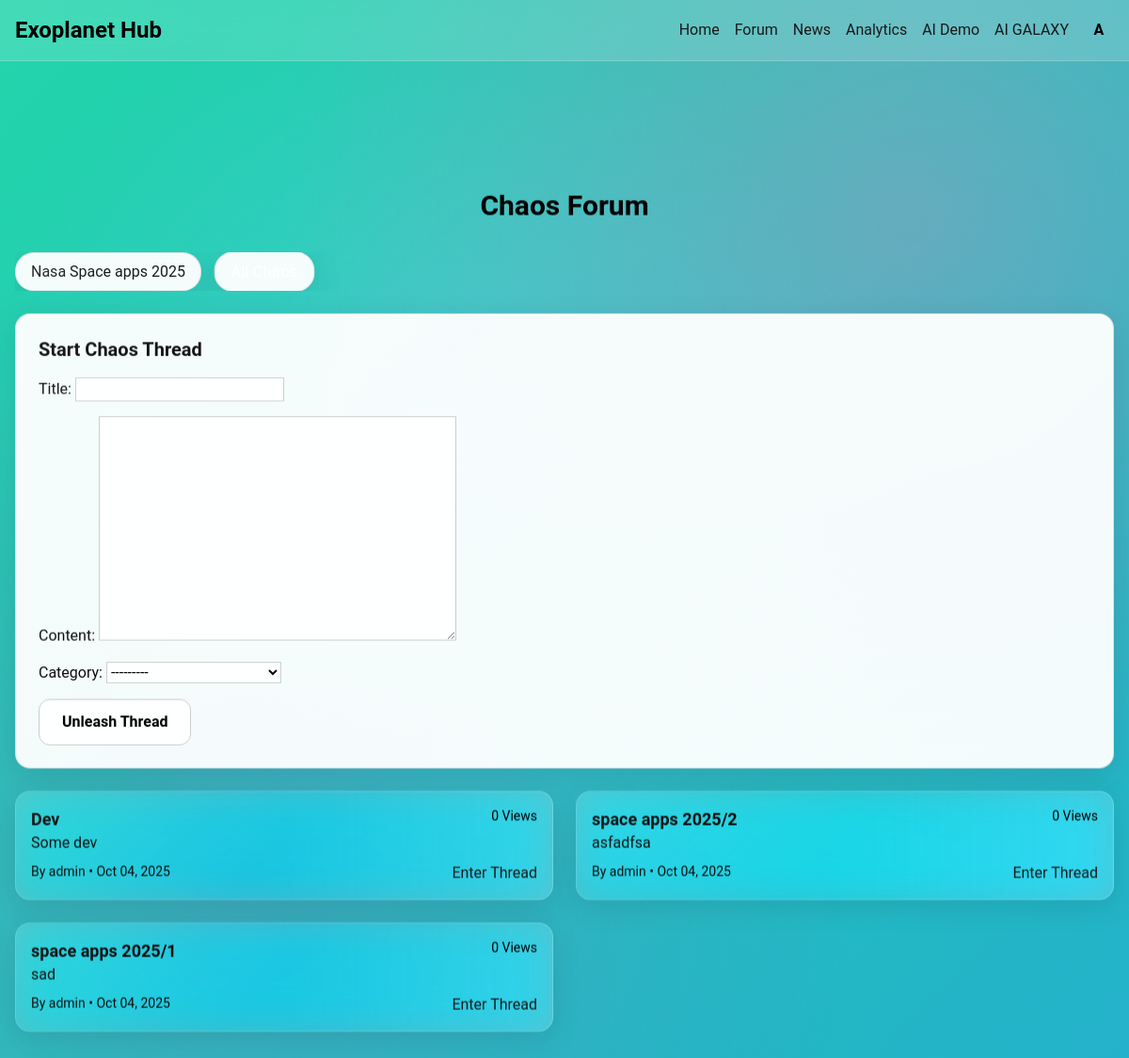
/forum/ (signed in), run on the app's committed database.
### main_app/models.py (models this page shows, shortened)
class CustomUser(AbstractUser):
    email = models.EmailField(unique=True)
    bio = models.TextField(blank=True)
    stats = models.JSONField(default=dict, blank=True)
    profile_photo = models.ImageField(upload_to='profiles/', blank=True)

class ForumCategory(models.Model):
    name = models.CharField(max_length=100)
    def __str__(self): return self.name

class ForumThread(models.Model):
    title = models.CharField(max_length=200)
    content = models.TextField()
    category = models.ForeignKey(ForumCategory, on_delete=models.CASCADE)
    created_by = models.ForeignKey(CustomUser, on_delete=models.CASCADE)
    created_at = models.DateTimeField(auto_now_add=True)
    views = models.IntegerField(default=0)

### main_app/views.py (the view)
# urls.py: path('forum/', views.forum_main, name='forum_main'),
@login_required
def forum_main(request):
    categories = ForumCategory.objects.all()
    threads = ForumThread.objects.all().order_by('-created_at')
    category_filter = request.GET.get('category', '')
    if category_filter:
        threads = threads.filter(category__name=category_filter)
    if request.method == 'POST':
        form = ForumThreadForm(request.POST)
        if form.is_valid():
            thread = form.save(commit=False)
            thread.created_by = request.user
            thread.save()
            return redirect('forum_main')
    else:
        form = ForumThreadForm()
    context = {'categories': categories, 'threads': threads, 'form': form}
    return render(request, 'hackathon/forum.html', context)

### main_app/forms.py
class ForumThreadForm(forms.ModelForm):
    class Meta:
        model = ForumThread
        fields = ['title', 'content', 'category']

### templates/hackathon/forum.html (shortened to what this page needs)
{% extends 'hackathon/base.html' %}
{% load static %}
{% block content %}
<section class="py-16 px-4 chaos-section bg-gradient-chaos">
    <h2 class="text-3xl font-bold text-center mb-8 chaos-text">Chaos Forum</h2>
    <div class="max-w-7xl mx-auto">
        <div class="flex space-x-4 mb-6 overflow-x-auto">
            {% for category in categories %}
            <a href="?category={{ category.name }}" class="category-filter glass-panel p-2 {% if request.GET.category == category.name %}active{% endif %}">{{ category.name }}</a>
            {% endfor %}
            <a href="{% url 'forum_main' %}" class="category-filter glass-panel p-2 {% if not request.GET.category %}active{% endif %}">All Chaos</a>
        </div>
        {% if user.is_authenticated %}
        <div class="glass-panel chaos-panel p-6 mb-6">
            <h3 class="text-xl font-bold mb-4 chaos-text">Start Chaos Thread</h3>
            <form method="post" class="space-y-4">
                {{ form.as_p }}
                <button type="submit" class="chaos-button">Unleash Thread</button>
            </form>
        </div>
        {% else %}
        <p class="text-center chaos-text mb-6">Login to unleash chaos: <a href="{% url 'login_page' %}" class="chaos-link">Enter</a></p>
        {% endif %}
        <div class="chaos-threads grid grid-cols-1 md:grid-cols-2 gap-6">
            {% for thread in threads %}
            <div class="thread-item glass-card chaos-card p-4 skeleton">
                <div class="flex justify-between">
                    <h3 class="text-lg font-bold chaos-text">{{ thread.title }}</h3>
                    <span class="text-sm chaos-text">{{ thread.views }} Views</span>
                </div>
                <p class="line-clamp-2">{{ thread.content|truncatewords:20 }}</p>
                <div class="flex justify-between mt-2">
                    <p class="text-sm chaos-text">By {{ thread.created_by.username }} • {{ thread.created_at|date:"M d, Y" }}</p>
                    <a href="{% url 'forum_thread' thread.id %}" class="chaos-link">Enter Thread</a>
                </div>
            </div>
            {% empty %}
            <p class="text-center chaos-text">No threads yet. Unleash the first!</p>
            {% endfor %}
        </div>
    </div>
</section>
{% endblock %}

### templates/hackathon/base.html (shortened to what this page needs)
{% load static %}
<!DOCTYPE html>
<html lang="en">
<head>
    <link rel="stylesheet" href="https://cdn.jsdelivr.net/npm/tailwindcss@2.2.19/dist/tailwind.min.css">
    <link rel="stylesheet" href="{% static 'hackathon/style.css' %}">
</head>
<body class="bg-gradient-chaos chaos-bg">
    <nav class="navbar fixed top-0 w-full z-50">
        <div class="nav-container max-w-7xl mx-auto px-4 py-4 flex justify-between items-center">
            <a href="{% url 'home' %}" class="text-2xl font-bold chaos-text">Exoplanet Hub</a>
            <div class="flex items-center space-x-4">
                <a href="{% url 'home' %}" class="nav-link chaos-link">Home</a>
                <a href="{% url 'forum_main' %}" class="nav-link chaos-link">Forum</a>
                <a href="{% url 'news_list' %}" class="nav-link chaos-link">News</a>
                <a href="{% url 'nasa_analytics' %}" class="nav-link chaos-link">Analytics</a>
                <a href="{% url 'exoplanet_predictor' %}" class="nav-link chaos-link">AI Demo</a>
                <a href="{% url 'galaxy' %}" class="nav-link chaos-link">AI GALAXY</a>
                {% if user.is_authenticated %}
                <div class="user-indicator relative" tabindex="0">
                    <div class="w-8 h-8 rounded-full bg-gradient-chaos flex items-center justify-center text-white font-bold cursor-pointer">
                        {{ user.username.0|upper }}
                    </div>
                </div>
                {% else %}
                <a href="{% url 'login_page' %}" class="nav-link chaos-link">Login</a>
                <a href="{% url 'register_page' %}" class="nav-link chaos-link">Register</a>
                {% endif %}
            </div>
        </div>
    </nav>
    <main class="pt-20">
        {% block content %}{% endblock %}
    </main>
</body>
</html>

### static/hackathon/style.css (style rules this page uses)
:root { --glass-blur: 20px; --glass-bg: rgba(255, 255, 255, 0.1); --glass-border: 1px solid rgba(255, 255, 255, 0.2); --glass-shadow: 0 8px 32px rgba(0, 0, 0, 0.1); --chaos-primary: linear-gradient(135deg, #667eea 0%, #764ba2 100%); --chaos-secondary: linear-gradient(135deg, #f093fb 0%, #f5576c 100%); --chaos-text: #1a1a1a; --chaos-bg: #f0f0f0; --transition-smooth: all 0.3s cubic-bezier(0.25, 0.46, 0.45, 0.94); --float-duration: 6s; }
.glass-panel, .chaos-panel, .chaos-section { opacity: 1 !important; visibility: visible !important; }
.chaos-text, p, h1, h2, h3, h4, h5, h6, span, div { color: #000000 !important; opacity: 1 !important; }
input, textarea, select, button { background: rgba(255, 255, 255, 0.9) !important; border: 1px solid #ccc !important; color: #000000 !important; }
.glass-panel { background: rgba(255, 255, 255, 0.95) !important; backdrop-filter: none !important; border: 1px solid rgba(0, 0, 0, 0.1) !important; }
* { box-sizing: border-box; }
body { font-family: 'Roboto', sans-serif; background: linear-gradient(-45deg, #ee7752, #e73c7e, #23a6d5, #23d5ab); background-size: 400% 400%; animation: gradientShift 15s ease infinite; color: var(--chaos-text); margin: 0; overflow-x: hidden; }
.chaos-bg::before { content: ''; position: fixed; top: 0; left: 0; width: 100%; height: 100%; background: radial-gradient(circle at 20% 80%, rgba(120, 119, 198, 0.3) 0%, transparent 50%), radial-gradient(circle at 80% 20%, rgba(255, 119, 198, 0.3) 0%, transparent 50%), radial-gradient(circle at 40% 40%, rgba(120, 219, 255, 0.3) 0%, transparent 50%); pointer-events: none; z-index: -1; animation: chaosPulse 20s ease-in-out infinite; }
.glass-panel, .glass-card, .glass-input, .glass-modal, .glass-menu, .glass-frame { background: var(--glass-bg); backdrop-filter: blur(var(--glass-blur)) saturate(180%); border: var(--glass-border); border-radius: 16px; box-shadow: var(--glass-shadow); position: relative; overflow: hidden; }
.glass-panel::before, .glass-card::before, .glass-modal::before { content: ''; position: absolute; top: 0; left: 0; right: 0; bottom: 0; background: linear-gradient(135deg, rgba(255,255,255,0.1) 0%, rgba(255,255,255,0) 50%); pointer-events: none; animation: glassRefraction 4s ease-in-out infinite alternate; }
.navbar { background: rgba(255, 255, 255, 0.15); backdrop-filter: blur(var(--glass-blur)); border-bottom: var(--glass-border); }
.nav-link, .chaos-link { position: relative; transition: var(--transition-smooth); color: var(--chaos-text); }
.nav-link::after, .chaos-link::after { content: ''; position: absolute; bottom: -4px; left: 0; width: 0; height: 2px; background: var(--chaos-primary); transition: width 0.3s ease; }
.chaos-button { background: var(--chaos-primary); color: white; border: none; padding: 0.75rem 1.5rem; border-radius: 12px; font-weight: bold; transition: var(--transition-smooth); position: relative; overflow: hidden; }
.chaos-button::before { content: ''; position: absolute; top: 0; left: -100%; width: 100%; height: 100%; background: linear-gradient(90deg, transparent, rgba(255,255,255,0.2), transparent); transition: left 0.5s; }
.chaos-threads, .chaos-grid { perspective: 1000px; }
.thread-item, .news-card { transform-style: preserve-3d; transition: var(--transition-smooth); }
.category-filter, .news-filter { background: var(--glass-bg); border: var(--glass-border); color: var(--chaos-text); padding: 0.5rem 1rem; border-radius: 20px; transition: var(--transition-smooth); }
.category-filter.active, .news-filter.active { background: var(--chaos-primary); color: white; transform: scale(1.05); }
.skeleton { background: linear-gradient(90deg, rgba(255,255,255,0.1) 25%, rgba(255,255,255,0.2) 50%, rgba(255,255,255,0.1) 75%); background-size: 200% 100%; animation: shimmer 1.5s infinite; }
.chaos-section { opacity: 0; transform: translateY(50px) rotateX(10deg); transition: var(--transition-smooth); }

### data on the page
CustomUser: username.0 "A"
ForumCategory: name "Nasa Space apps 2025"
ForumThread: title "Dev", views "0", content "Some dev", created_by.username "admin", created_at "Oct 04, 2025"
ForumThread: title "space apps 2025/2", views "0", content "asfadfsa", created_by.username "admin", created_at "Oct 04, 2025"
ForumThread: title "space apps 2025/1", views "0", content "sad", created_by.username "admin", created_at "Oct 04, 2025"
